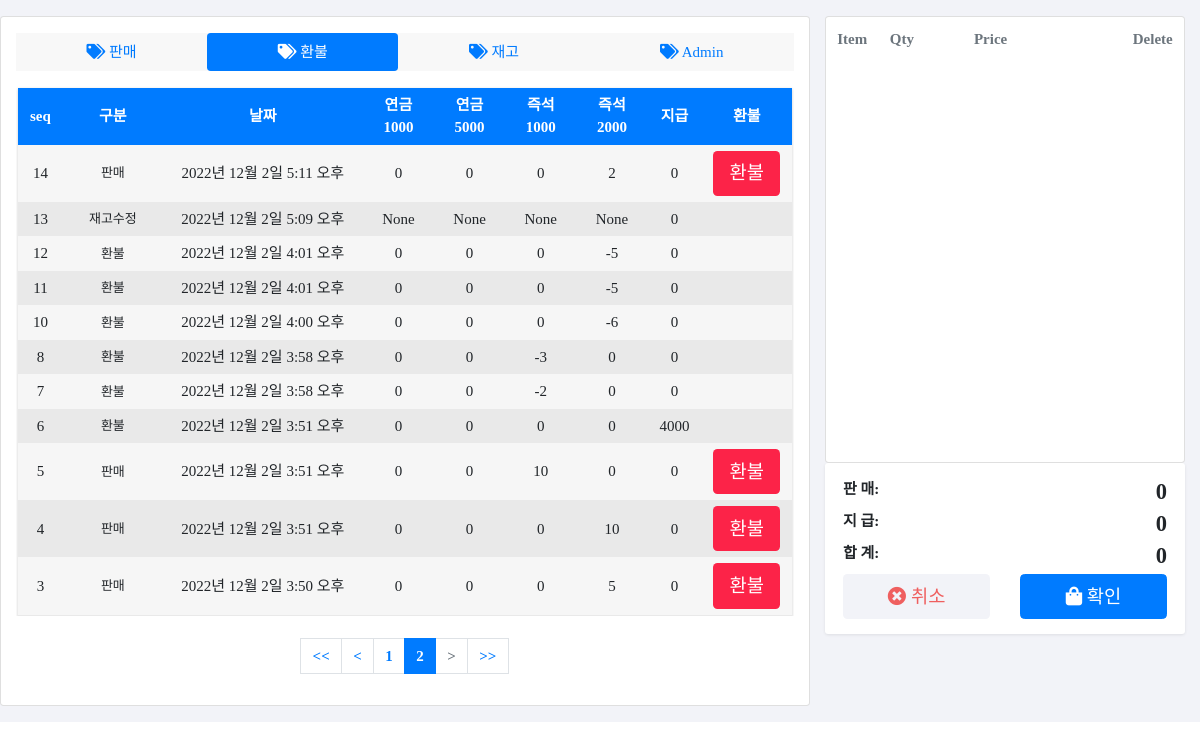
Screenshot of /refund/?page=2 with the database file from the repository.
### POSApp/models.py (models this page shows)
class POSDB(models.Model):
    seq = models.IntegerField(primary_key=True)
    category = models.CharField(max_length=10, null=True)
    pension_lottery_1000 = models.IntegerField(null=True)
    pension_lottery_5000 = models.IntegerField(null=True)
    instant_lottery_1000 = models.IntegerField(null=True)
    instant_lottery_2000 = models.IntegerField(null=True)
    pension_lottery_1000_Qty = models.IntegerField(null=True)
    pension_lottery_5000_Qty = models.IntegerField(null=True)
    instant_lottery_1000_Qty = models.IntegerField(null=True)
    instant_lottery_2000_Qty = models.IntegerField(null=True)
    sale = models.IntegerField(null=True)
    pay = models.IntegerField(null=True)
    sale_time = models.DateTimeField(null=True)
    daily_sale_start = models.DateTimeField(null=True)
    base_balance = models.IntegerField(null=True)
    ismodify = models.BooleanField(null=True)

### POSApp/views.py (the view, shortened to what this page needs)
# urls.py: path('refund/', views.refund, name="refund"),
def refund(request):
    sale_pay_lists = POSDB.objects.order_by('-seq')
    paginator = Paginator(sale_pay_lists, 20)
    page = request.GET.get('page', 1)  # 페이지
    page_obj = paginator.get_page(page)
    context = {
        'sale_pay_list': page_obj,
    }
    return render(request, 'refund.html', context)

### POSApp/templates/refund.html (shortened to what this page needs)
<!DOCTYPE HTML>
<html lang="en">
{% load static %}
<head>
    <link href="{% static 'assets/css/bootstrap.css' %}" rel="stylesheet" type="text/css" />
    <link href="{% static 'assets/css/ui.css' %}" rel="stylesheet" type="text/css" />
    <link href="{% static 'assets/fonts/fontawesome/css/fontawesome-all.min.css' %}" type="text/css" rel="stylesheet">
    <link href="{% static 'assets/css/OverlayScrollbars.css' %}" type="text/css" rel="stylesheet" />
</head>
<body>
    <section class="section-content padding-y-sm bg-default ">
        <div class="container-fluid">
            <div class="row">
                <div class="col-md-8 card padding-y-sm card ">
                    <ul class="nav bg radius nav-pills nav-fill mb-3 bg" role="tablist">
                        <li class="nav-item">
                            <a class="nav-link" href="{% url 'POSApp:index' %}">
                                <i class="fa fa-tags"></i> 판매</a>
                        </li>
                        <li class="nav-item">
                            <a class="nav-link active show" data-toggle="pill" href="{% url 'POSApp:refund' %}">
                                <i class="fa fa-tags "></i> 환불</a>
                        </li>
                        <li class="nav-item">
                            <a class="nav-link" href="{% url 'POSApp:stock' %}">
                                <i class="fa fa-tags "></i> 재고</a>
                        </li>
                        <li class="nav-item">
                            <a class="nav-link" href="{% url 'POSApp:adminpage' %}">
                                <i class="fa fa-tags "></i> Admin</a>
                        </li>
                    </ul>
                    <form action="{% url 'POSApp:refund' %}" method="POST">
                    <div class="wrapper" style="overflow:scroll; height:530px; text-align:center;">
                        <div class="table_refund">
                            <div class="row_table header">
                                <div class="cell">seq</div>
                                <div class="cell" style="width:100px;">구분</div>
                                <div class="cell" style="width:200px;">날짜</div>
                                <div class="cell">연금 1000</div>
                                <div class="cell">연금 5000</div>
                                <div class="cell">즉석 1000</div>
                                <div class="cell">즉석 2000</div>
                                <div class="cell">지급</div>
                                <div class="cell">환불</div>
                            </div>
                                {% for sale_pay in sale_pay_list %}
                                <div class="row_table">
                                    <div class="cell cell_seq" data-title="seq">{{sale_pay.seq}}</div>
                                    <div class="cell cell_category" data-title="구분">{{sale_pay.category}}</div>
                                    <div class="cell" data-title="판매시간">{{sale_pay.sale_time}}</div>
                                    <div class="cell" data-title="연금 1000">{{sale_pay.pension_lottery_1000_Qty}}</div>
                                    <div class="cell" data-title="연금 2000">{{sale_pay.pension_lottery_5000_Qty}}</div>
                                    <div class="cell" data-title="즉석 1000">{{sale_pay.instant_lottery_1000_Qty}}</div>
                                    <div class="cell" data-title="즉석 2000">{{sale_pay.instant_lottery_2000_Qty}}</div>
                                    <div class="cell" data-title="지급 금액">{{sale_pay.pay}}</div>
                                    <div class="cell" data-title="환불">
                                        {% if sale_pay.category == "환불" %}
                                        {% elif sale_pay.category == "재고수정"%}
                                        {% else %}
                                        <button class="btn btn-primary_refund btn-lg btn-block" onclick="refund({{forloop.counter0}})">
                                            환불
                                        </button>
                                        {% endif %}
                                    </div>
                                </div>
                                {% endfor %}
                            </div>
                        </div>
                        </form>
                    <br>
                    <div class="pagination_">
                        <ul class="pagination justify-content-center">
                            <li class="page-first">
                            <a class="page-link" href="?{{current_path}}&page=1"><<</a>
                            </li>
                            {% if sale_pay_list.has_previous %}
                            <li class="page-item">
                                <a class="page-link" href="?page={{sale_pay_list.previous_page_number}}"><</a>
                            </li>
                            {% else %}
                            <li class="page-item disabled">
                                <a class="page-link" tabindex="-1" aria-disabled="true" href="#"><</a>
                            </li>
                            {% endif %}
                            {% for page_number in sale_pay_list.paginator.page_range %}
                            {% if page_number >= sale_pay_list.number|add:-3 and page_number <= sale_pay_list.number|add:3 %}
                                {% if page_number == sale_pay_list.number %}
                                <li class="page-item active" aria-current="page">
                                    <a class="page-link" href="?page={{page_number}}"style="background:#007bff;font-weight: bold;">{{page_number}}</a>
                                <li>
                                {% else %}
                                <li class="page-item">
                                    <a class="page-link" href="?page={{page_number}}">{{page_number}}</a>
                                </li>
                                {% endif %}
                            {% endif %}
                            {% endfor %}
                            {% if sale_pay_list.has_next %}
                            <li class="page-item">
                                <a class="page-link" href="?page={{sale_pay_list.next_page_number}}">></a>
                            </li>
                            {% else %}
                            <li class="page-item disabled">
                                <a class="page-link" tabindex="-1" aria-disabled="true" href="#">></a>
                            </li>
                            {% endif %}
                            <li class="page-first">
                                <a class="page-link" href="?page={{sale_pay_list.paginator.num_pages}}">>></a>
                            </li>
                        </ul>
                    </div>
                    </div>
                <div class="col-md-4">
                    <div class="card">
                        <span id="cart">
                            <form action="{% url 'POSApp:index' %}" method="POST">
                                <table class="table table-hover shopping-cart-wrap">
                                    <thead class="text-muted">
                                        <tr>
                                            <th scope="col">Item</th>
                                            <th scope="col" width="120">Qty</th>
                                            <th scope="col" width="120">Price</th>
                                            <th scope="col" class="text-right" width="200">Delete</th>
                                        </tr>
                                    </thead>
                                </table>
                            </form>
                        </span>
                    </div>
                    <div class="box">
                        <dl class="dlist-align">
                            <dt>판 매:</dt>
                            <dd class="text-right h4 b total_sale">0</dd>
                        </dl>
                        <dl class="dlist-align">
                            <dt>지 급:</dt>
                            <dd class="text-right h4 b total_pay">0</dd>
                        </dl>
                        <dl class="dlist-align">
                            <dt>합 계:</dt>
                            <dd class="text-right h4 b total">0</dd>
                        </dl>
                        <div class="row">
                            <div class="col-md-6">
                                <a href="" class="btn  btn-default btn-error btn-lg btn-block"><i
                                        class="fa fa-times-circle "></i> 취소 </a>
                            </div>
                            <div class="col-md-6">
                                <button class="btn  btn-primary btn-lg btn-block" onclick=""><i
                                        class="fa fa-shopping-bag"></i>
                                    확인 </button>
                            </div>
                        </div>
                    </div>
                </div>
            </div>
        </div>
    </section>
</body>
</html>

### POSApp/static/assets/css/ui.css (style rules this page uses)
html { font-size: 15px; }
.padding-y-sm { padding-top: 16px; padding-bottom: 16px; }
.bg { background-color: #f8f8f8 !important; }
.b { font-weight: 600; }
[class*="dlist-"] { margin-bottom: 5px; }
[class*="dlist-"] dd { margin-bottom: 0; }
.dlist-align dt { width: 90px; float: left; word-wrap: break-word; }
.dlist-align dd { margin-left: 120px; vertical-align: baseline; }
.shopping-cart-wrap thead th { border-top: 0; border-bottom: 0; }
.box { padding: 1rem 1.2rem; display: block; background: #fff; border-radius: 0.2rem; -webkit-box-shadow: 0 1px 3px rgba(51, 51, 51, 0.1); box-shadow: 0 1px 3px rgba(51, 51, 51, 0.1); }
.col-md-8 { flex: 0 0 67.5%; max-width: 67.5%; }
.col-md-4 { flex: 0 0 32.5%; max-width: 32.5%; }

### POSApp/static/assets/css/OverlayScrollbars.css (style rules this page uses)
.os-host, .os-host-textarea { position: relative; overflow: visible !important; -webkit-box-orient: vertical; -webkit-box-direction: normal; -ms-flex-direction: column; flex-direction: column; -ms-flex-wrap: nowrap; flex-wrap: nowrap; -webkit-box-pack: start; -ms-flex-pack: start; justify-content: flex-start; -ms-flex-line-pack: start; align-content: flex-start; -webkit-box-align: start; -ms-flex-align: start; -ms-grid-row-align: flex-start; align-items: flex-start; }

### POSApp/templates/refund.html (style rules this page uses)
.bg-default, .btn-default { background-color: #f2f3f8; }
.btn-error { color: #ef5f5f; }
body { font-family: "Pretended"; font-size: 15px; }
.cell_category { font-size: 13px; }
body { -webkit-font-smoothing: antialiased; font-smoothing: antialiased; }
.wrapper { margin: 0 auto; padding: 2px; max-width: 800px; }
.table_refund { margin: 0 0 40px 0; width: 100%; box-shadow: 0 1px 3px rgba(0, 0, 0, 0.2); display: table; }
.row_table { display: table-row; background: #f6f6f6; }
.row_table:nth-of-type(odd) { background: #e9e9e9; }
.row_table.header { font-weight: 900; color: #ffffff; background: #007bff; }
.cell { padding: 6px 12px; display: table-cell; vertical-align:middle; }
.btn-primary_refund { background-color: #fc2348; color: #ffffff; }
.page-link { color: #007bff; font-weight: bold; }

### rows the page displays
POSDB: seq "14", category "판매", sale_time "2022년 12월 2일 5:11 오후", pension_lottery_1000_Qty "0", pension_lottery_5000_Qty "0", instant_lottery_1000_Qty "0", instant_lottery_2000_Qty "2", pay "0"
POSDB: seq "13", category "재고수정", sale_time "2022년 12월 2일 5:09 오후", pension_lottery_1000_Qty "None", pension_lottery_5000_Qty "None", instant_lottery_1000_Qty "None", instant_lottery_2000_Qty "None", pay "0"
POSDB: seq "12", category "환불", sale_time "2022년 12월 2일 4:01 오후", pension_lottery_1000_Qty "0", pension_lottery_5000_Qty "0", instant_lottery_1000_Qty "0", instant_lottery_2000_Qty "-5", pay "0"
POSDB: seq "11", category "환불", sale_time "2022년 12월 2일 4:01 오후", pension_lottery_1000_Qty "0", pension_lottery_5000_Qty "0", instant_lottery_1000_Qty "0", instant_lottery_2000_Qty "-5", pay "0"
POSDB: seq "10", category "환불", sale_time "2022년 12월 2일 4:00 오후", pension_lottery_1000_Qty "0", pension_lottery_5000_Qty "0", instant_lottery_1000_Qty "0", instant_lottery_2000_Qty "-6", pay "0"
POSDB: seq "8", category "환불", sale_time "2022년 12월 2일 3:58 오후", pension_lottery_1000_Qty "0", pension_lottery_5000_Qty "0", instant_lottery_1000_Qty "-3", instant_lottery_2000_Qty "0", pay "0"
POSDB: seq "7", category "환불", sale_time "2022년 12월 2일 3:58 오후", pension_lottery_1000_Qty "0", pension_lottery_5000_Qty "0", instant_lottery_1000_Qty "-2", instant_lottery_2000_Qty "0", pay "0"
POSDB: seq "6", category "환불", sale_time "2022년 12월 2일 3:51 오후", pension_lottery_1000_Qty "0", pension_lottery_5000_Qty "0", instant_lottery_1000_Qty "0", instant_lottery_2000_Qty "0", pay "4000"
POSDB: seq "5", category "판매", sale_time "2022년 12월 2일 3:51 오후", pension_lottery_1000_Qty "0", pension_lottery_5000_Qty "0", instant_lottery_1000_Qty "10", instant_lottery_2000_Qty "0", pay "0"
POSDB: seq "4", category "판매", sale_time "2022년 12월 2일 3:51 오후", pension_lottery_1000_Qty "0", pension_lottery_5000_Qty "0", instant_lottery_1000_Qty "0", instant_lottery_2000_Qty "10", pay "0"
POSDB: seq "3", category "판매", sale_time "2022년 12월 2일 3:50 오후", pension_lottery_1000_Qty "0", pension_lottery_5000_Qty "0", instant_lottery_1000_Qty "0", instant_lottery_2000_Qty "5", pay "0"

### other values shown
{{ page_number }} "1"
{{ page_number }} "2"
